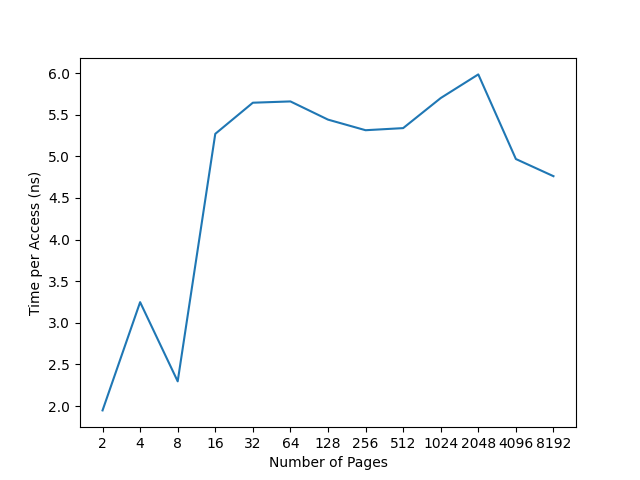

Write Python code to recreate this figure.
import matplotlib as mpl
import matplotlib.pyplot as plt
import numpy as np
import os
import sys


if (len(sys.argv) < 3):
    print("usage: {sys.argv[0]} <executable file> <image name> <# trials>")
    exit();

x = [i for i in range(1, 14)]
x_page = [2**i for i in x] 
y = []
for i in x_page:
    output = os.popen(f"{sys.argv[1]} {str(i)} {int(sys.argv[3])}").read()
    y.append(float(output.split(': ')[1]))
    print(i, output)

plt.plot(x, y)
plt.xlabel("Number of Pages")
plt.ylabel("Time per Access (ns)")
plt.xticks(x, x_page)
plt.savefig(sys.argv[2])
plt.show()
